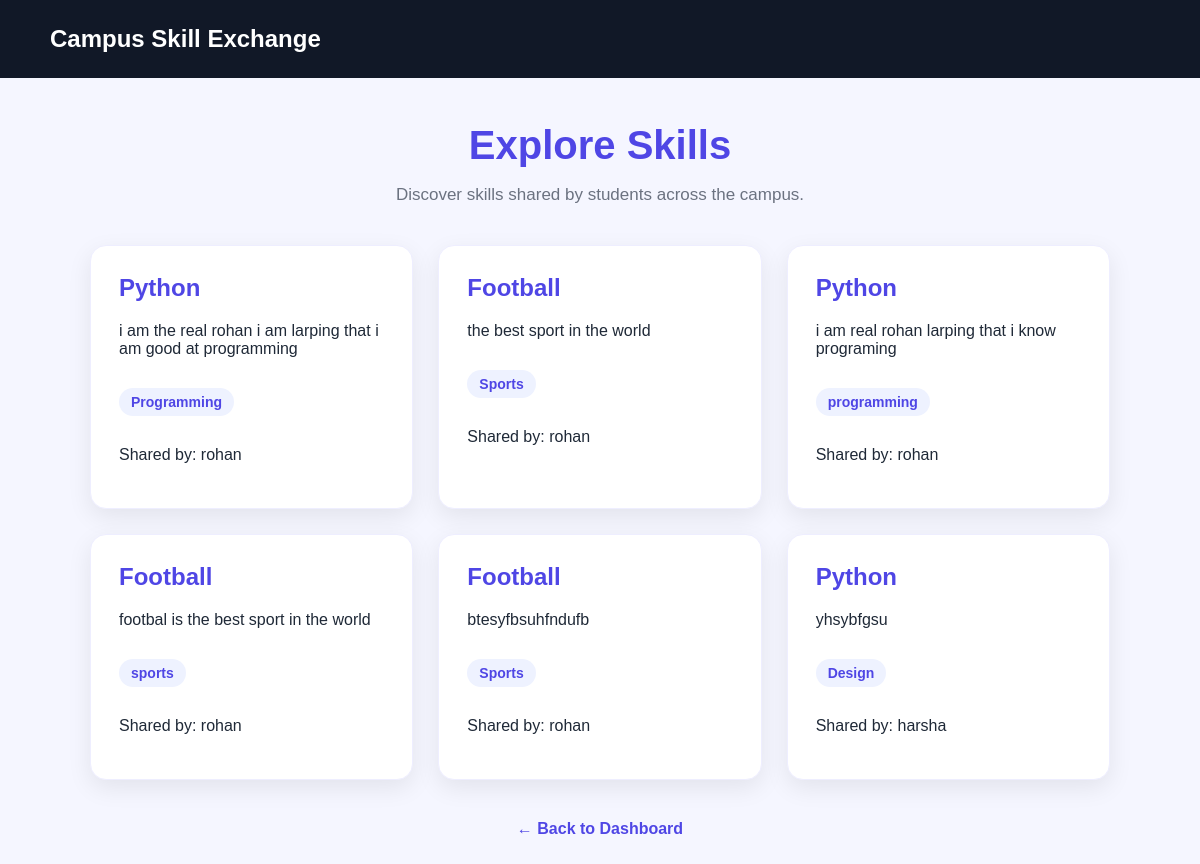
/explore/, run on the app's committed database.
### myapp/models.py (models this page shows, shortened)
class Skill(models.Model):
    user = models.ForeignKey(User, on_delete=models.CASCADE)
    skill_name = models.CharField(max_length=100)
    description = models.TextField()
    category = models.CharField(max_length=50)

### myapp/views.py (the view)
# urls.py: path('explore/', views.explore_skills, name='explore_skills'),
def explore_skills(request):
    skills = Skill.objects.all()
    return render(request, "explore_skills.html", {"skills": skills})

### myapp/templates/explore_skills.html (shortened to what this page needs)
<!DOCTYPE html>
<html>
<head>
</head>
<body>
<div class="header">
    Campus Skill Exchange
</div>
<div class="container">
    <h1>Explore Skills</h1>
    <p class="subtitle">
        Discover skills shared by students across the campus.
    </p>
    <div class="skills">
        {% for skill in skills %}
        <div class="skill">
            <h2>{{ skill.skill_name }}</h2>
            <p>{{ skill.description }}</p>
            <p class="category">
                {{ skill.category }}
            </p>
            <p>
                Shared by: {{ skill.user.username }}
            </p>
        </div>
        {% empty %}
        <div class="skill">
            <h2>No skills available</h2>
            <p>Be the first student to share a skill!</p>
        </div>
        {% endfor %}
    </div>
    <a class="back" href="{% url 'home' %}">
        ← Back to Dashboard
    </a>
</div>
</body>
</html>

### myapp/templates/explore_skills.html (style rules this page uses)
body { font-family: Arial, sans-serif; background: #f5f6ff; margin: 0; color: #1f2937; }
.header { background: #111827; color: white; padding: 25px 50px; font-size: 24px; font-weight: bold; }
.container { width: 85%; margin: 45px auto; }
h1 { text-align: center; color: #4f46e5; font-size: 40px; margin-bottom: 10px; }
.subtitle { text-align: center; color: #6b7280; margin-bottom: 40px; font-size: 17px; }
.skills { display: grid; grid-template-columns: repeat(3, 1fr); gap: 25px; }
.skill { background: white; padding: 28px; border-radius: 16px; box-shadow: 0 8px 25px rgba(0, 0, 0, 0.08); border: 1px solid #eeeeff; transition: 0.2s; }
.skill h2 { color: #4f46e5; margin-top: 0; text-transform: capitalize; }
.category { display: inline-block; color: #4f46e5; background: #eef2ff; padding: 6px 12px; border-radius: 20px; font-weight: bold; font-size: 14px; }
.back { display: block; width: fit-content; margin: 40px auto 0; color: #4f46e5; text-decoration: none; font-weight: bold; }

### data on the page
Skill: skill_name "Python", description "i am the real rohan i am larping that i am good at programming", category "Programming", user.username "rohan"
Skill: skill_name "Football", description "the best sport in the world", category "Sports", user.username "rohan"
Skill: skill_name "Python", description "i am real rohan larping that i know programing", category "programming", user.username "rohan"
Skill: skill_name "Football", description "footbal is the best sport in the world", category "sports", user.username "rohan"
Skill: skill_name "Football", description "btesyfbsuhfndufb", category "Sports", user.username "rohan"
Skill: skill_name "Python", description "yhsybfgsu", category "Design", user.username "harsha"
